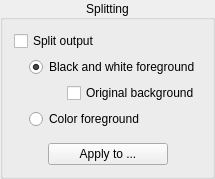
    <widget class="CollapsibleGroupBox" name="splittingOptions">
     <property name="styleSheet">
      <string notr="true"/>
     </property>
     <property name="title">
      <string>Splitting</string>
     </property>
     <property name="alignment">
      <set>Qt::AlignCenter</set>
     </property>
     <layout class="QVBoxLayout" name="verticalLayout_9">
      <item>
       <layout class="QHBoxLayout" name="horizontalLayout_12">
        <item>
         <layout class="QVBoxLayout" name="verticalLayout">
          <item>
           <widget class="QCheckBox" name="splittingCB">
            <property name="toolTip">
             <string>Mixed mode only: also saves the page as two files, the text in the folder &quot;foreground&quot; and the pictures in the folder &quot;background&quot; next to the output files.</string>
            </property>
            <property name="text">
             <string>Split output</string>
            </property>
           </widget>
          </item>
<item>
<layout class="QVBoxLayout" name="splittingSubLayout">
<property name="leftMargin">
<number>15</number>
</property>
          <item>
           <widget class="QRadioButton" name="bwForegroundRB">
            <property name="toolTip">
             <string>The text is saved in black and white.</string>
            </property>
            <property name="text">
             <string>Black and white foreground</string>
            </property>
            <property name="checked">
             <bool>true</bool>
            </property>
           </widget>
          </item>
          <item>
           <layout class="QHBoxLayout" name="horizontalLayout_16">
            <item>
             <spacer name="horizontalSpacer_29">
              <property name="orientation">
               <enum>Qt::Horizontal</enum>
              </property>
              <property name="sizeHint" stdset="0">
               <size>
                <width>15</width>
                <height>1</height>
               </size>
              </property>
             </spacer>
            </item>
            <item>
             <widget class="QCheckBox" name="originalBackgroundCB">
              <property name="toolTip">
               <string>Save the original background of the foreground layer.</string>
              </property>
              <property name="text">
               <string>Original background</string>
              </property>
             </widget>
            </item>
           </layout>
          </item>
          <item>
           <widget class="QRadioButton" name="colorForegroundRB">
            <property name="toolTip">
             <string>The text keeps its colors.</string>
            </property>
            <property name="text">
             <string>Color foreground</string>
            </property>
           </widget>
          </item>
</layout>
</item>
         </layout>
        </item>
        <item>
         <spacer name="horizontalSpacer_22">
          <property name="orientation">
           <enum>Qt::Horizontal</enum>
          </property>
          <property name="sizeHint" stdset="0">
           <size>
            <width>1</width>
            <height>1</height>
           </size>
          </property>
         </spacer>
        </item>
       </layout>
      </item>
      <item>
       <layout class="QHBoxLayout" name="horizontalLayout_7">
        <property name="topMargin">
         <number>8</number>
        </property>
        <item>
         <spacer name="horizontalSpacer_25">
          <property name="orientation">
           <enum>Qt::Horizontal</enum>
          </property>
          <property name="sizeHint" stdset="0">
           <size>
            <width>1</width>
            <height>1</height>
           </size>
          </property>
         </spacer>
        </item>
        <item>
         <widget class="QPushButton" name="applySplittingButton">
          <property name="minimumSize">
           <size>
            <width>120</width>
            <height>0</height>
           </size>
          </property>
          <property name="toolTip">
           <string>Applies the splitting settings of this page to other pages.</string>
          </property>
          <property name="text">
           <string>Apply to ...</string>
          </property>
         </widget>
        </item>
        <item>
         <spacer name="horizontalSpacer_26">
          <property name="orientation">
           <enum>Qt::Horizontal</enum>
          </property>
          <property name="sizeHint" stdset="0">
           <size>
            <width>1</width>
            <height>1</height>
           </size>
          </property>
         </spacer>
        </item>
       </layout>
      </item>
     </layout>
    </widget>
